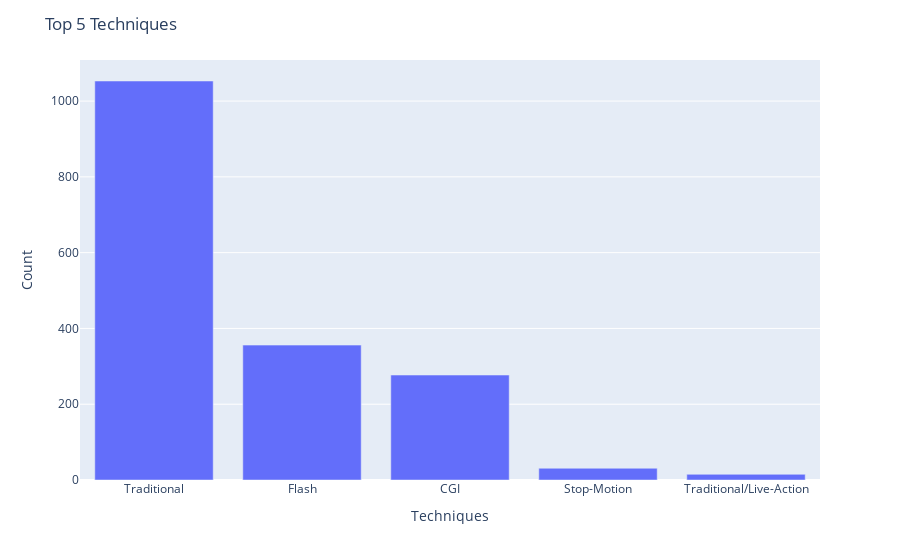

The notebook cell this image was saved under:
### Code cell
fig = px.bar(x = top_5_techniques.index, y = top_5_techniques.values)
fig.update_layout(title = 'Top 5 Techniques', xaxis_title = 'Techniques', yaxis_title = 'Count')
fig.show()

### Figure 1 — Plotly figure (JSON) as saved in the notebook; plotly's stock layout.template omitted (floating-point values rounded to 4 significant figures)
{"data": [{"alignmentgroup": "True", "hovertemplate": "x=%{x}<br>y=%{y}<extra></extra>", "legendgroup": "", "marker": {"color": "#636efa", "pattern": {"shape": ""}}, "name": "", "offsetgroup": "", "orientation": "v", "showlegend": false, "textposition": "auto", "type": "bar", "x": ["Traditional", "Flash", "CGI", "Stop-Motion", "Traditional/Live-Action"], "xaxis": "x", "y": [1053, 356, 277, 31, 15], "yaxis": "y"}], "layout": {"barmode": "relative", "legend": {"tracegroupgap": 0}, "margin": {"t": 60}, "title": {"text": "Top 5 Techniques"}, "xaxis": {"anchor": "y", "domain": [0, 1], "title": {"text": "Techniques"}}, "yaxis": {"anchor": "x", "domain": [0, 1], "title": {"text": "Count"}}}}
